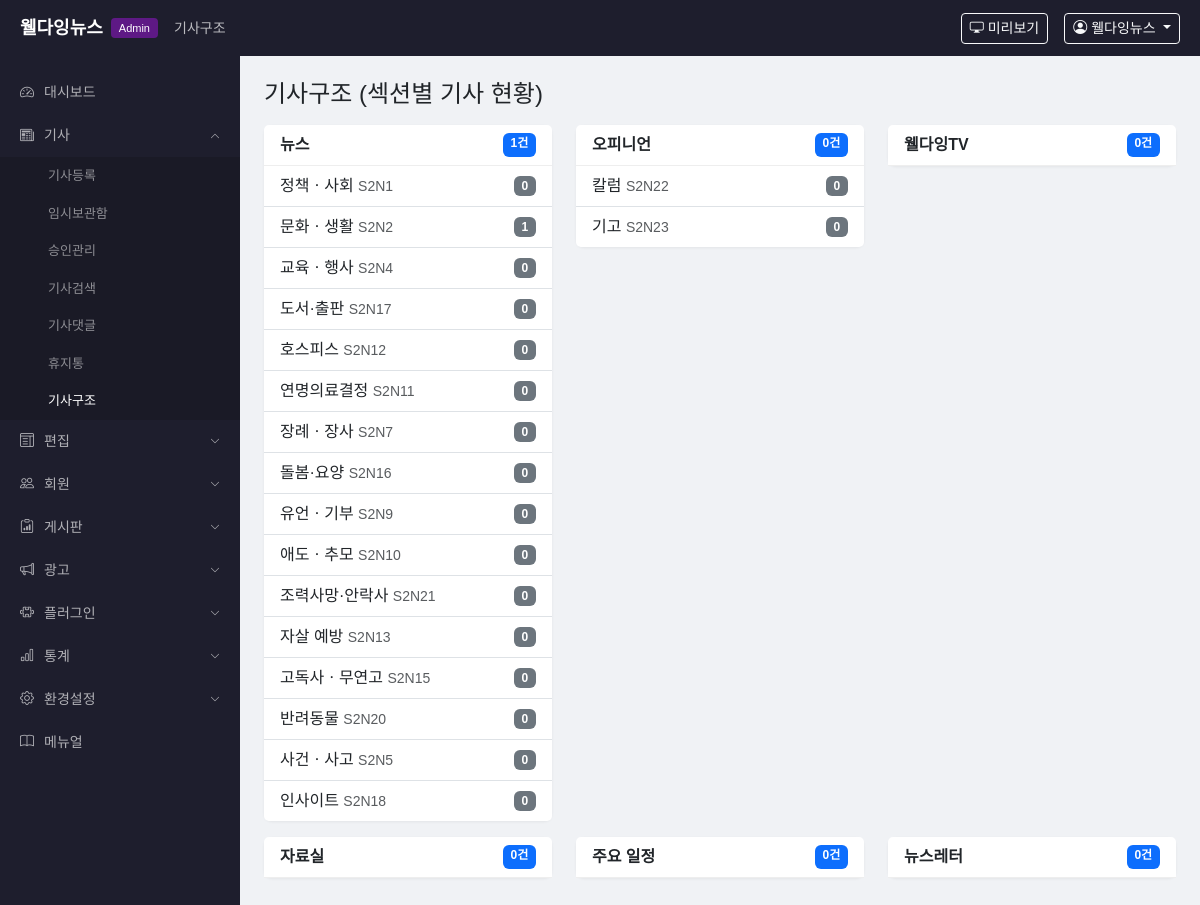
The app's page /admin/article-structure (signed in) with its own data.
### app/models.py (models this page shows)
class AdminUser(UserMixin, db.Model):
    __tablename__ = 'admin_user'
    id = db.Column(db.Integer, primary_key=True)
    user_id = db.Column(db.String(50), unique=True, nullable=False)
    password_hash = db.Column(db.String(256), nullable=False)
    name = db.Column(db.String(50), nullable=False)
    email = db.Column(db.String(100))
    department = db.Column(db.String(50), default='')
    level = db.Column(db.String(20), default='admin')  # admin, editor, reporter
    is_active = db.Column(db.Boolean, default=True)
    is_dormant = db.Column(db.Boolean, default=False)
    created_at = db.Column(db.DateTime, default=datetime.now)

class Section(db.Model):
    __tablename__ = 'section'
    id = db.Column(db.Integer, primary_key=True)
    code = db.Column(db.String(10), unique=True, nullable=False)
    name = db.Column(db.String(50), nullable=False)
    sort_order = db.Column(db.Integer, default=0)
    subsections = db.relationship('SubSection', backref='section', lazy='dynamic', order_by='SubSection.sort_order')

class SubSection(db.Model):
    __tablename__ = 'sub_section'
    id = db.Column(db.Integer, primary_key=True)
    code = db.Column(db.String(10), unique=True, nullable=False)
    name = db.Column(db.String(50), nullable=False)
    section_id = db.Column(db.Integer, db.ForeignKey('section.id'), nullable=False)
    sort_order = db.Column(db.Integer, default=0)

### app/admin/routes.py (the view)
@admin_bp.route('/article-structure')
@admin_required
def article_structure():
    sections = Section.query.order_by(Section.sort_order).all()
    structure = []
    for sec in sections:
        subs = []
        for sub in sec.subsections:
            count = Article.query.filter_by(subsection_id=sub.id, is_deleted=False).count()
            subs.append({'name': sub.name, 'code': sub.code, 'count': count})
        sec_count = Article.query.filter_by(section_id=sec.id, is_deleted=False).count()
        structure.append({'name': sec.name, 'code': sec.code, 'count': sec_count, 'subs': subs})
    return render_template('admin/article_structure.html', structure=structure)

### app/__init__.py (called while the page is built)
def create_app():
    app = Flask(__name__)
    app.config.from_object(Config)
    os.makedirs(app.config['UPLOAD_FOLDER'], exist_ok=True)
    db.init_app(app)
    login_manager.init_app(app)
    login_manager.login_view = 'admin.login'
    @login_manager.user_loader
    def load_user(user_id):
        return db.session.get(AdminUser, int(user_id))
    from app.admin import admin_bp
    from app.public import public_bp
    app.register_blueprint(admin_bp, url_prefix='/admin')
    app.register_blueprint(public_bp)
    with app.app_context():
        db.create_all()
    return app

### app/admin/routes.py (called while the page is built)
def admin_required(f):
    @wraps(f)
    @login_required
    def decorated(*args, **kwargs):
        return f(*args, **kwargs)
    return decorated

### app/admin/templates/admin/article_structure.html
{% extends "admin/base.html" %}
{% block nav_title %}기사구조{% endblock %}
{% block content %}
<h4 class="mb-3">기사구조 (섹션별 기사 현황)</h4>
<div class="row">
{% for sec in structure %}
<div class="col-lg-4 mb-3">
    <div class="card">
        <div class="card-header d-flex justify-content-between">
            <strong>{{ sec.name }}</strong>
            <span class="badge bg-primary">{{ sec.count }}건</span>
        </div>
        {% if sec.subs %}
        <ul class="list-group list-group-flush">
            {% for sub in sec.subs %}
            <li class="list-group-item d-flex justify-content-between align-items-center">
                <span>{{ sub.name }} <small class="text-muted">{{ sub.code }}</small></span>
                <span class="badge bg-secondary">{{ sub.count }}</span>
            </li>
            {% endfor %}
        </ul>
        {% endif %}
    </div>
</div>
{% endfor %}
</div>
{% endblock %}

### app/admin/templates/admin/base.html (shortened to what this page needs)
<!DOCTYPE html>
<html lang="ko">
<head>
    <link href="https://cdn.jsdelivr.net/npm/bootstrap@5.3.3/dist/css/bootstrap.min.css" rel="stylesheet">
    <link href="https://cdn.jsdelivr.net/npm/bootstrap-icons@1.11.3/font/bootstrap-icons.min.css" rel="stylesheet">
    <link href="{{ url_for('static', filename='css/admin.css') }}" rel="stylesheet">
</head>
<body>
<header class="admin-header">
    <div class="d-flex align-items-center w-100">
        <a href="{{ url_for('admin.dashboard') }}" class="admin-logo">
            <span class="logo-text">웰다잉뉴스</span>
            <span class="logo-badge">Admin</span>
        </a>
        <div class="admin-nav-title ms-3">{% block nav_title %}대시보드{% endblock %}</div>
        <div class="ms-auto d-flex align-items-center gap-3">
            <a href="{{ url_for('public.index') }}" target="_blank" class="btn btn-sm btn-outline-light">
                <i class="bi bi-display"></i> 미리보기
            </a>
            <div class="dropdown">
                <button class="btn btn-sm btn-outline-light dropdown-toggle" data-bs-toggle="dropdown">
                    <i class="bi bi-person-circle"></i> {{ current_user.name }}
                </button>
            </div>
        </div>
    </div>
</header>
<div class="admin-layout">
    <aside class="admin-sidebar">
        <nav>
            {% set ep = request.endpoint or '' %}
            <ul class="sidebar-nav">
                <li class="{% if ep == 'admin.dashboard' %}active{% endif %}">
                    <a href="{{ url_for('admin.dashboard') }}"><i class="bi bi-speedometer2"></i> 대시보드</a>
                </li>
                <li class="nav-group {% if 'article' in ep or ep == 'admin.approval' or ep == 'admin.article_comments' or ep == 'admin.article_structure' %}open{% endif %}">
                    <a href="#" class="nav-group-toggle"><i class="bi bi-newspaper"></i> 기사 <i class="bi bi-chevron-down ms-auto"></i></a>
                    <ul class="nav-sub">
                        <li class="{% if ep == 'admin.article_new' %}active{% endif %}"><a href="{{ url_for('admin.article_new') }}">기사등록</a></li>
                        <li class="{% if ep == 'admin.draft_list' %}active{% endif %}"><a href="{{ url_for('admin.draft_list') }}">임시보관함</a></li>
                        <li class="{% if ep == 'admin.approval' %}active{% endif %}"><a href="{{ url_for('admin.approval') }}">승인관리</a></li>
                        <li class="{% if ep == 'admin.article_list' and not show_deleted %}active{% endif %}"><a href="{{ url_for('admin.article_list') }}">기사검색</a></li>
                        <li class="{% if ep == 'admin.article_comments' %}active{% endif %}"><a href="{{ url_for('admin.article_comments') }}">기사댓글</a></li>
                        <li class="{% if ep == 'admin.article_list' and show_deleted %}active{% endif %}"><a href="{{ url_for('admin.article_list', deleted='1') }}">휴지통</a></li>
                        <li class="{% if ep == 'admin.article_structure' %}active{% endif %}"><a href="{{ url_for('admin.article_structure') }}">기사구조</a></li>
                    </ul>
                </li>
                <li class="nav-group {% if 'edit_layout' in ep %}open{% endif %}">
                    <a href="#" class="nav-group-toggle"><i class="bi bi-layout-text-window"></i> 편집 <i class="bi bi-chevron-down ms-auto"></i></a>
                </li>
                <li class="nav-group {% if 'member' in ep or 'dormant' in ep or 'etc_level' in ep or 'division' in ep or 'department' in ep %}open{% endif %}">
                    <a href="#" class="nav-group-toggle"><i class="bi bi-people"></i> 회원 <i class="bi bi-chevron-down ms-auto"></i></a>
                </li>
                <li class="nav-group {% if 'board' in ep or 'bbs' in ep or 'event_request' in ep %}open{% endif %}">
                    <a href="#" class="nav-group-toggle"><i class="bi bi-clipboard-data"></i> 게시판 <i class="bi bi-chevron-down ms-auto"></i></a>
                </li>
                <li class="nav-group {% if 'banner' in ep or 'popup' in ep %}open{% endif %}">
                    <a href="#" class="nav-group-toggle"><i class="bi bi-megaphone"></i> 광고 <i class="bi bi-chevron-down ms-auto"></i></a>
                </li>
                <li class="nav-group {% if 'poll' in ep %}open{% endif %}">
                    <a href="#" class="nav-group-toggle"><i class="bi bi-puzzle"></i> 플러그인 <i class="bi bi-chevron-down ms-auto"></i></a>
                </li>
                <li class="nav-group {% if 'stats' in ep %}open{% endif %}">
                    <a href="#" class="nav-group-toggle"><i class="bi bi-bar-chart"></i> 통계 <i class="bi bi-chevron-down ms-auto"></i></a>
                </li>
                <li class="nav-group {% if 'settings' in ep or 'section' in ep or 'comment_config' in ep %}open{% endif %}">
                    <a href="#" class="nav-group-toggle"><i class="bi bi-gear"></i> 환경설정 <i class="bi bi-chevron-down ms-auto"></i></a>
                </li>
                <li class="{% if ep == 'admin.manual' %}active{% endif %}">
                    <a href="{{ url_for('admin.manual') }}"><i class="bi bi-book"></i> 메뉴얼</a>
                </li>
            </ul>
        </nav>
    </aside>
    <main class="admin-content">
        {% block content %}{% endblock %}
    </main>
</div>
</body>
</html>

### app/static/css/admin.css (style rules this page uses)
body { font-family: 'Noto Sans KR', sans-serif; background: #f0f2f5; margin: 0; }
.admin-header { position: fixed; top: 0; left: 0; right: 0; z-index: 1000; height: 56px; background: #1e1e2d; color: #fff; display: flex; align-items: center; padding: 0 20px; }
.admin-logo { text-decoration: none; display: flex; align-items: center; gap: 8px; }
.admin-logo .logo-text { color: #fff; font-size: 18px; font-weight: 700; }
.admin-logo .logo-badge { background: #5e1985; color: #fff; font-size: 11px; padding: 2px 8px; border-radius: 4px; font-weight: 500; }
.admin-nav-title { color: rgba(255,255,255,0.7); font-size: 14px; }
.admin-layout { display: flex; margin-top: 56px; min-height: calc(100vh - 56px); }
.admin-sidebar { width: 240px; min-width: 240px; background: #1e1e2d; padding: 15px 0; position: fixed; top: 56px; bottom: 0; left: 0; overflow-y: auto; }
.sidebar-nav { list-style: none; padding: 0; margin: 0; }
.sidebar-nav > li > a { display: flex; align-items: center; gap: 10px; padding: 11px 20px; color: rgba(255,255,255,0.65); text-decoration: none; font-size: 14px; transition: all 0.2s; }
.nav-sub { list-style: none; padding: 0; margin: 0; display: none; background: rgba(0,0,0,0.15); }
.nav-group.open .nav-sub { display: block; }
.nav-sub li a { display: block; padding: 9px 20px 9px 48px; color: rgba(255,255,255,0.5); text-decoration: none; font-size: 13px; transition: all 0.2s; }
.nav-sub li a:hover, .nav-sub li.active a { color: #fff; }
.nav-group-toggle .ms-auto { font-size: 10px; transition: transform 0.2s; }
.nav-group.open .nav-group-toggle .ms-auto { transform: rotate(180deg); }
.admin-content { flex: 1; margin-left: 240px; padding: 24px; }
.card { border: none; box-shadow: 0 1px 3px rgba(0,0,0,0.06); border-radius: 8px; }
.card-header { background: #fff; border-bottom: 1px solid #eee; font-weight: 500; }

### records on screen
AdminUser: name "웰다잉뉴스"
Section: name "뉴스", count "1"
SubSection: name "정책ㆍ사회", code "S2N1", count "0"
SubSection: name "문화ㆍ생활", code "S2N2", count "1"
SubSection: name "교육ㆍ행사", code "S2N4", count "0"
SubSection: name "도서·출판", code "S2N17", count "0"
SubSection: name "호스피스", code "S2N12", count "0"
SubSection: name "연명의료결정", code "S2N11", count "0"
SubSection: name "장례ㆍ장사", code "S2N7", count "0"
SubSection: name "돌봄·요양", code "S2N16", count "0"
SubSection: name "유언ㆍ기부", code "S2N9", count "0"
SubSection: name "애도ㆍ추모", code "S2N10", count "0"
SubSection: name "조력사망·안락사", code "S2N21", count "0"
SubSection: name "자살 예방", code "S2N13", count "0"
SubSection: name "고독사ㆍ무연고", code "S2N15", count "0"
SubSection: name "반려동물", code "S2N20", count "0"
SubSection: name "사건ㆍ사고", code "S2N5", count "0"
SubSection: name "인사이트", code "S2N18", count "0"
Section: name "오피니언", count "0"
SubSection: name "칼럼", code "S2N22", count "0"
SubSection: name "기고", code "S2N23", count "0"
Section: name "웰다잉TV", count "0"
Section: name "자료실", count "0"
Section: name "주요 일정", count "0"
Section: name "뉴스레터", count "0"
